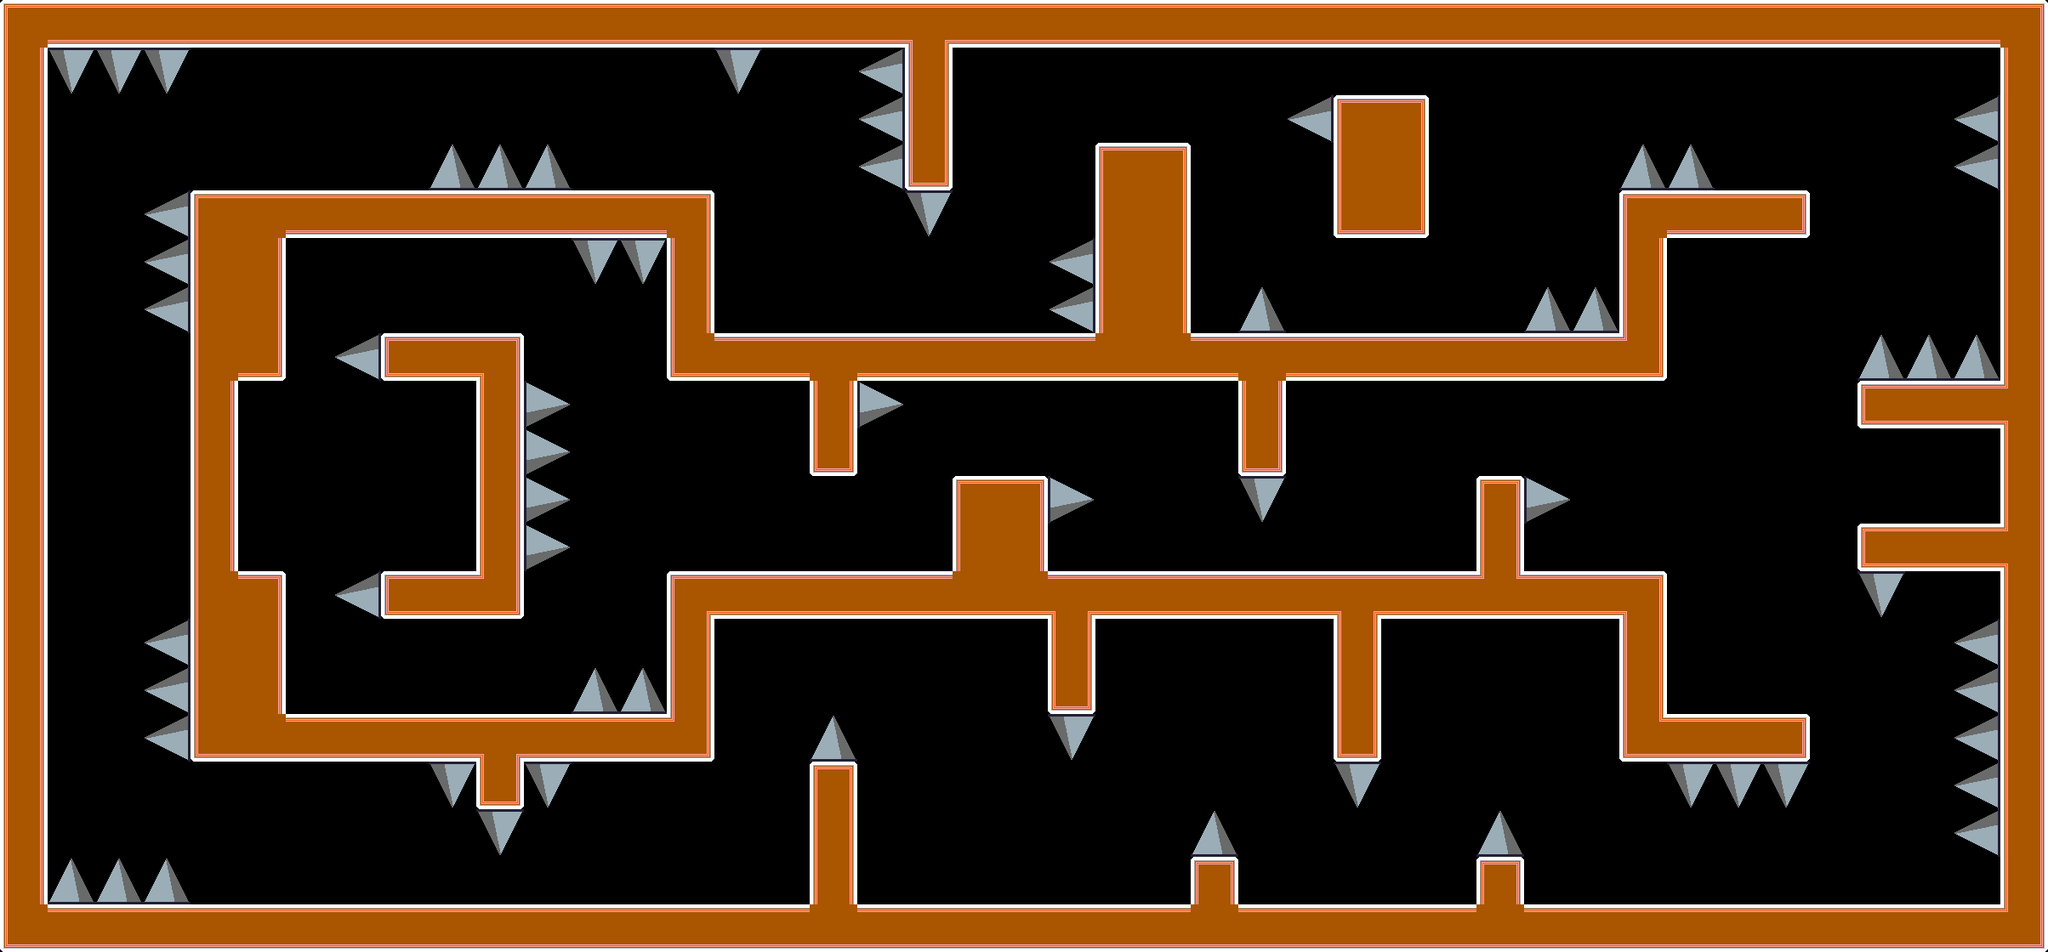

Tiled map render using the project's own tile images. Description and the map definition, with tile-layer contents summarised, below:
An orthogonal 43x20 tile map with 56x56 px tiles, 1 tile layer (visuals), 2 tilesets and 72 objects.

<map version="1.10" tiledversion="1.12.2" orientation="orthogonal" renderorder="right-down" width="43" height="20" tilewidth="56" tileheight="56" infinite="0" nextlayerid="5" nextobjectid="190">
 <tileset firstgid="1" name="tiles-fridge" tilewidth="56" tileheight="56" tilecount="100" columns="10">
  <image source="../images/tiles-fridge.png" width="560" height="560" />
 </tileset>
 <tileset firstgid="101" source="espinho.tsx" />
 <objectgroup id="5" name="spawn">
  <object id="91" x="142" y="558" />
 </objectgroup>
 <objectgroup id="4" name="goal">
  <object id="136" x="294" y="463" width="27" height="191" />
 </objectgroup>
 <objectgroup id="3" name="spikes">
  <object id="149" x="504" y="896" width="56" height="56" />
  <object id="150" x="560" y="952" width="56" height="56" />
  <object id="151" x="616" y="896" width="56" height="56" />
  <object id="152" x="952" y="840" width="56" height="56" />
  <object id="153" x="1232" y="840" width="56" height="56" />
  <object id="156" x="1400" y="952" width="56" height="56" />
  <object id="157" x="1736" y="952" width="56" height="56" />
  <object id="158" x="1568" y="896" width="56" height="56" />
  <object id="160" x="1960" y="896" width="168" height="56" />
  <object id="161" x="2296" y="728" width="56" height="280" />
  <object id="162" x="168" y="728" width="56" height="168" />
  <object id="163" x="168" y="224" width="56" height="168" />
  <object id="164" x="56" y="56" width="168" height="56" />
  <object id="165" x="56" y="1008" width="168" height="56" />
  <object id="166" x="504" y="168" width="168" height="56" />
  <object id="167" x="840" y="56" width="56" height="56" />
  <object id="168" x="1008" y="56" width="56" height="168" />
  <object id="169" x="1064" y="224" width="56" height="56" />
  <object id="170" x="1232" y="280" width="56" height="112" />
  <object id="173" x="1512" y="112" width="56" height="56" />
  <object id="174" x="1456" y="336" width="56" height="56" />
  <object id="175" x="1792" y="336" width="112" height="56" />
  <object id="176" x="1904" y="168" width="112" height="56" />
  <object id="178" x="2296" y="112" width="56" height="112" />
  <object id="179" x="2184" y="392" width="168" height="56" />
  <object id="180" x="2184" y="672" width="56" height="56" />
  <object id="181" x="1792" y="560" width="56" height="56" />
  <object id="182" x="1456" y="560" width="56" height="56" />
  <object id="183" x="1232" y="560" width="56" height="56" />
  <object id="184" x="1008" y="448" width="56" height="56" />
  <object id="185" x="616" y="448" width="56" height="224" />
  <object id="186" x="672" y="280" width="112" height="56" />
  <object id="187" x="672" y="784" width="112" height="56" />
  <object id="188" x="392" y="672" width="56" height="56" />
  <object id="189" x="392" y="392" width="56" height="56" />
 </objectgroup>
 <objectgroup id="2" name="walls">
  <object id="86" x="0" y="1064" width="2408" height="56" />
  <object id="87" x="2352" y="0" width="56" height="1120" />
  <object id="88" x="0" y="0" width="2408" height="56" />
  <object id="90" x="0" y="56" width="56" height="1064" />
  <object id="101" x="224" y="224" width="56" height="672" />
  <object id="105" x="280" y="672" width="56" height="224" />
  <object id="106" x="280" y="224" width="56" height="224" />
  <object id="110" x="448" y="672" width="168" height="56" />
  <object id="111" x="448" y="392" width="168" height="56" />
  <object id="116" x="784" y="224" width="56" height="224" />
  <object id="117" x="784" y="672" width="56" height="224" />
  <object id="118" x="560" y="448" width="56" height="224" />
  <object id="119" x="336" y="224" width="448" height="56" />
  <object id="120" x="336" y="840" width="448" height="56" />
  <object id="121" x="840" y="392" width="1120" height="56" />
  <object id="122" x="840" y="672" width="1120" height="56" />
  <object id="123" x="1904" y="224" width="56" height="168" />
  <object id="124" x="1904" y="728" width="56" height="168" />
  <object id="125" x="1960" y="840" width="168" height="56" />
  <object id="126" x="1960" y="224" width="168" height="56" />
  <object id="128" x="2184" y="448" width="168" height="56" />
  <object id="129" x="2184" y="616" width="168" height="56" />
  <object id="130" x="1736" y="560" width="56" height="112" />
  <object id="131" x="1456" y="448" width="56" height="112" />
  <object id="133" x="1120" y="560" width="112" height="112" />
  <object id="134" x="952" y="448" width="56" height="112" />
  <object id="137" x="1064" y="56" width="56" height="168" />
  <object id="138" x="1288" y="168" width="112" height="224" />
  <object id="140" x="1568" y="112" width="112" height="168" />
  <object id="142" x="560" y="896" width="56" height="56" />
  <object id="143" x="1232" y="728" width="56" height="112" />
  <object id="145" x="1568" y="728" width="56" height="168" />
  <object id="147" x="1736" y="1008" width="56" height="56" />
  <object id="148" x="952" y="896" width="56" height="168" />
  <object id="155" x="1400" y="1008" width="56" height="56" />
 </objectgroup>
 <layer id="1" name="visuals" width="43" height="20">
  <data>[860 cells, 860 non-empty, 20 distinct tile ids]</data>
 </layer>
</map>
